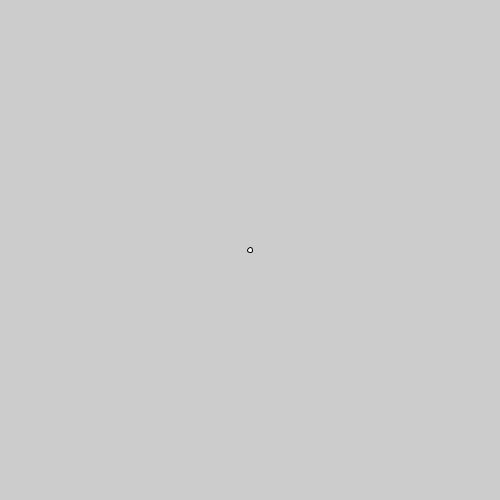
Frame 1 (no input)
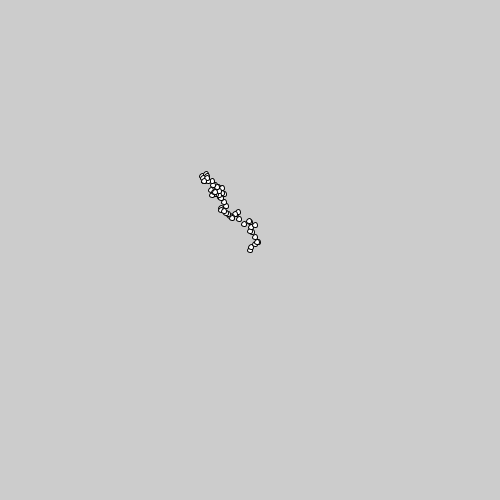
Frame 60 (the mouse pressed at the canvas centre just before this capture)
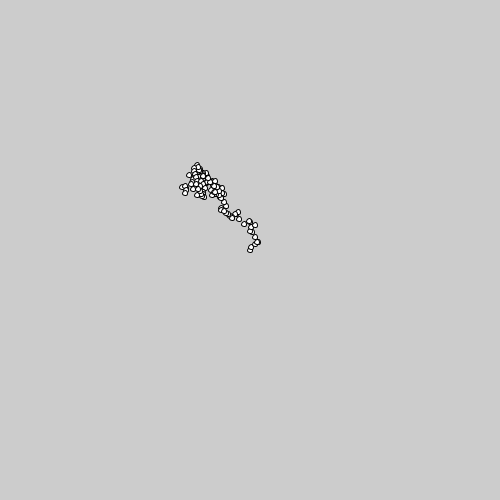
Frame 120 (the mouse held since frame 60 and released just before this capture)

The Processing sketch that drew these frames (run headless with seeded random() and noise(); from frame 60 on, the mouse is pressed at the canvas centre):

// Processing sketch: booleanFunction
// ── booleanFunction.pde
int x;
int y;

void setup() {
  size(500, 500);
  x = width/2;
  y = height/2;
}

void draw() {

  ellipse(x, y, 5, 5);
  x+= random(-5, 5);
  y+= random(-5, 5);
  if (offScreen(x, y)) {
    x = width/2;
    y = height/2;
  }
}

boolean offScreen(int xPos, int yPos) {
  if (xPos > width) {
    return true;
  }
  
  if (xPos < 0) {
    return true;
  }

  if (yPos > height) {
    return true;
  }
  
  if (yPos < 0) {
    return true;
  }
  
  return false;
}
